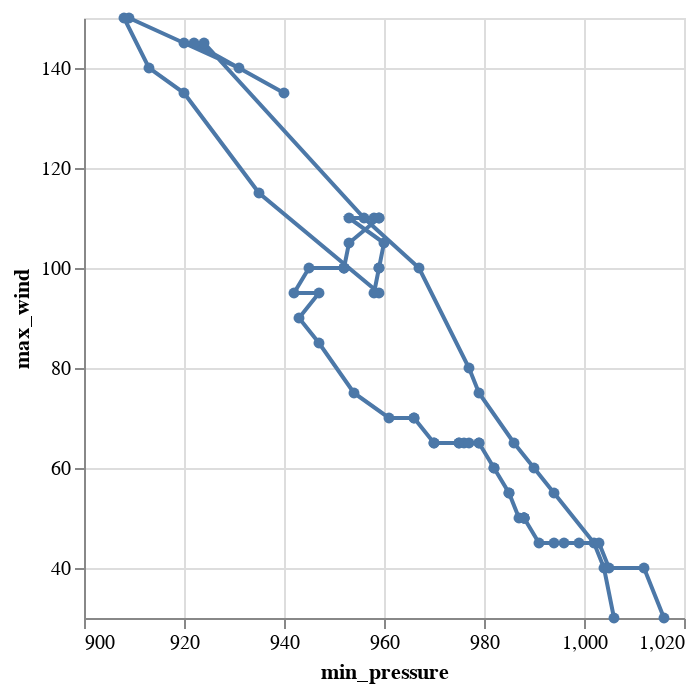

Source (notebook cell):
### Code cell
df_maria = df[(df['name'] == 'MARIA') & (df['year'] == '2017')]
alt.Chart(df_maria).mark_line(point=True).encode(
    alt.X('min_pressure', scale=alt.Scale(zero=False)),
    alt.Y('max_wind', scale=alt.Scale(zero=False)),
    order='datetime'   
)

### Figure 1 — Vega-Lite specification as saved in the notebook (floating-point values rounded to 4 significant figures)
{"config": {"view": {"continuousWidth": 300, "continuousHeight": 300}}, "data": {"name": "data-ee382d37ed9280a0e675f054f4a7bda7"}, "mark": {"type": "line", "point": true}, "encoding": {"order": {"field": "datetime", "type": "nominal"}, "x": {"field": "min_pressure", "scale": {"zero": false}, "type": "quantitative"}, "y": {"field": "max_wind", "scale": {"zero": false}, "type": "quantitative"}}, "$schema": "https://vega.github.io/schema/vega-lite/v5.20.1.json", "datasets": {"data-ee382d37ed9280a0e675f054f4a7bda7": [{"identifier": "AL152017", "name": "MARIA", "num_pts": 68, "record_id": null, "status": "TD", "latitude": 12.2, "longitude": -49.7, "max_wind": 30, "min_pressure": 1006, "datetime": "2017-09-16T12:00:00", "year": "2017", "month": "09"}, {"identifier": "AL152017", "name": "MARIA", "num_pts": 68, "record_id": null, "status": "TS", "latitude": 12.2, "longitude": -51.7, "max_wind": 40, "min_pressure": 1004, "datetime": "2017-09-16T18:00:00", "year": "2017", "month": "09"}, {"identifier": "AL152017", "name": "MARIA", "num_pts": 68, "record_id": null, "status": "TS", "latitude": 12.4, "longitude": -53.1, "max_wind": 45, "min_pressure": 1002, "datetime": "2017-09-17T00:00:00", "year": "2017", "month": "09"}, {"identifier": "AL152017", "name": "MARIA", "num_pts": 68, "record_id": null, "status": "TS", "latitude": 12.8, "longitude": -54.4, "max_wind": 55, "min_pressure": 994, "datetime": "2017-09-17T06:00:00", "year": "2017", "month": "09"}, {"identifier": "AL152017", "name": "MARIA", "num_pts": 68, "record_id": null, "status": "TS", "latitude": 13.3, "longitude": -55.7, "max_wind": 60, "min_pressure": 990, "datetime": "2017-09-17T12:00:00", "year": "2017", "month": "09"}, {"identifier": "AL152017", "name": "MARIA", "num_pts": 68, "record_id": null, "status": "HU", "latitude": 13.6, "longitude": -57.0, "max_wind": 65, "min_pressure": 986, "datetime": "2017-09-17T18:00:00", "year": "2017", "month": "09"}, {"identifier": "AL152017", "name": "MARIA", "num_pts": 68, "record_id": null, "status": "HU", "latitude": 14.0, "longitude": -58.0, "max_wind": 75, "min_pressure": 979, "datetime": "2017-09-18T00:00:00", "year": "2017", "month": "09"}, {"identifier": "AL152017", "name": "MARIA", "num_pts": 68, "record_id": null, "status": "HU", "latitude": 14.3, "longitude": -59.0, "max_wind": 80, "min_pressure": 977, "datetime": "2017-09-18T06:00:00", "year": "2017", "month": "09"}, {"identifier": "AL152017", "name": "MARIA", "num_pts": 68, "record_id": null, "status": "HU", "latitude": 14.5, "longitude": -59.7, "max_wind": 100, "min_pressure": 967, "datetime": "2017-09-18T12:00:00", "year": "2017", "month": "09"}, {"identifier": "AL152017", "name": "MARIA", "num_pts": 68, "record_id": null, "status": "HU", "latitude": 14.9, "longitude": -60.4, "max_wind": 110, "min_pressure": 956, "datetime": "2017-09-18T18:00:00", "year": "2017", "month": "09"}, {"identifier": "AL152017", "name": "MARIA", "num_pts": 68, "record_id": null, "status": "HU", "latitude": 15.3, "longitude": -61.1, "max_wind": 145, "min_pressure": 924, "datetime": "2017-09-19T00:00:00", "year": "2017", "month": "09"}, {"identifier": "AL152017", "name": "MARIA", "num_pts": 68, "record_id": "L", "status": "HU", "latitude": 15.4, "longitude": -61.3, "max_wind": 145, "min_pressure": 922, "datetime": "2017-09-19T01:15:00", "year": "2017", "month": "09"}, {"identifier": "AL152017", "name": "MARIA", "num_pts": 68, "record_id": null, "status": "HU", "latitude": 15.7, "longitude": -61.9, "max_wind": 135, "min_pressure": 940, "datetime": "2017-09-19T06:00:00", "year": "2017", "month": "09"}, {"identifier": "AL152017", "name": "MARIA", "num_pts": 68, "record_id": null, "status": "HU", "latitude": 16.1, "longitude": -62.7, "max_wind": 140, "min_pressure": 931, "datetime": "2017-09-19T12:00:00", "year": "2017", "month": "09"}, {"identifier": "AL152017", "name": "MARIA", "num_pts": 68, "record_id": null, "status": "HU", "latitude": 16.6, "longitude": -63.5, "max_wind": 145, "min_pressure": 920, "datetime": "2017-09-19T18:00:00", "year": "2017", "month": "09"}, {"identifier": "AL152017", "name": "MARIA", "num_pts": 68, "record_id": null, "status": "HU", "latitude": 17.0, "longitude": -64.3, "max_wind": 150, "min_pressure": 909, "datetime": "2017-09-20T00:00:00", "year": "2017", "month": "09"}, {"identifier": "AL152017", "name": "MARIA", "num_pts": 68, "record_id": "I", "status": "HU", "latitude": 17.3, "longitude": -64.7, "max_wind": 150, "min_pressure": 908, "datetime": "2017-09-20T03:00:00", "year": "2017", "month": "09"}, {"identifier": "AL152017", "name": "MARIA", "num_pts": 68, "record_id": null, "status": "HU", "latitude": 17.6, "longitude": -65.1, "max_wind": 140, "min_pressure": 913, "datetime": "2017-09-20T06:00:00", "year": "2017", "month": "09"}, {"identifier": "AL152017", "name": "MARIA", "num_pts": 68, "record_id": "L", "status": "HU", "latitude": 18.0, "longitude": -65.9, "max_wind": 135, "min_pressure": 920, "datetime": "2017-09-20T10:15:00", "year": "2017", "month": "09"}, {"identifier": "AL152017", "name": "MARIA", "num_pts": 68, "record_id": null, "status": "HU", "latitude": 18.2, "longitude": -66.2, "max_wind": 115, "min_pressure": 935, "datetime": "2017-09-20T12:00:00", "year": "2017", "month": "09"}, {"identifier": "AL152017", "name": "MARIA", "num_pts": 68, "record_id": null, "status": "HU", "latitude": 18.6, "longitude": -67.0, "max_wind": 95, "min_pressure": 959, "datetime": "2017-09-20T18:00:00", "year": "2017", "month": "09"}, {"identifier": "AL152017", "name": "MARIA", "num_pts": 68, "record_id": null, "status": "HU", "latitude": 19.0, "longitude": -67.6, "max_wind": 95, "min_pressure": 958, "datetime": "2017-09-21T00:00:00", "year": "2017", "month": "09"}, {"identifier": "AL152017", "name": "MARIA", "num_pts": 68, "record_id": null, "status": "HU", "latitude": 19.4, "longitude": -68.2, "max_wind": 100, "min_pressure": 959, "datetime": "2017-09-21T06:00:00", "year": "2017", "month": "09"}, {"identifier": "AL152017", "name": "MARIA", "num_pts": 68, "record_id": null, "status": "HU", "latitude": 19.9, "longitude": -68.8, "max_wind": 100, "min_pressure": 959, "datetime": "2017-09-21T12:00:00", "year": "2017", "month": "09"}, {"identifier": "AL152017", "name": "MARIA", "num_pts": 68, "record_id": null, "status": "HU", "latitude": 20.5, "longitude": -69.5, "max_wind": 105, "min_pressure": 960, "datetime": "2017-09-21T18:00:00", "year": "2017", "month": "09"}, {"identifier": "AL152017", "name": "MARIA", "num_pts": 68, "record_id": null, "status": "HU", "latitude": 20.8, "longitude": -70.0, "max_wind": 110, "min_pressure": 953, "datetime": "2017-09-22T00:00:00", "year": "2017", "month": "09"}, {"identifier": "AL152017", "name": "MARIA", "num_pts": 68, "record_id": null, "status": "HU", "latitude": 21.2, "longitude": -70.5, "max_wind": 110, "min_pressure": 959, "datetime": "2017-09-22T06:00:00", "year": "2017", "month": "09"}, {"identifier": "AL152017", "name": "MARIA", "num_pts": 68, "record_id": null, "status": "HU", "latitude": 21.9, "longitude": -70.9, "max_wind": 110, "min_pressure": 958, "datetime": "2017-09-22T12:00:00", "year": "2017", "month": "09"}, {"identifier": "AL152017", "name": "MARIA", "num_pts": 68, "record_id": null, "status": "HU", "latitude": 22.8, "longitude": -71.2, "max_wind": 110, "min_pressure": 959, "datetime": "2017-09-22T18:00:00", "year": "2017", "month": "09"}, {"identifier": "AL152017", "name": "MARIA", "num_pts": 68, "record_id": null, "status": "HU", "latitude": 23.7, "longitude": -71.6, "max_wind": 105, "min_pressure": 953, "datetime": "2017-09-23T00:00:00", "year": "2017", "month": "09"}, {"identifier": "AL152017", "name": "MARIA", "num_pts": 68, "record_id": null, "status": "HU", "latitude": 24.4, "longitude": -71.9, "max_wind": 100, "min_pressure": 952, "datetime": "2017-09-23T06:00:00", "year": "2017", "month": "09"}, {"identifier": "AL152017", "name": "MARIA", "num_pts": 68, "record_id": null, "status": "HU", "latitude": 25.1, "longitude": -72.1, "max_wind": 100, "min_pressure": 952, "datetime": "2017-09-23T12:00:00", "year": "2017", "month": "09"}, {"identifier": "AL152017", "name": "MARIA", "num_pts": 68, "record_id": null, "status": "HU", "latitude": 25.9, "longitude": -72.3, "max_wind": 100, "min_pressure": 952, "datetime": "2017-09-23T18:00:00", "year": "2017", "month": "09"}, {"identifier": "AL152017", "name": "MARIA", "num_pts": 68, "record_id": null, "status": "HU", "latitude": 26.6, "longitude": -72.4, "max_wind": 100, "min_pressure": 945, "datetime": "2017-09-24T00:00:00", "year": "2017", "month": "09"}, {"identifier": "AL152017", "name": "MARIA", "num_pts": 68, "record_id": null, "status": "HU", "latitude": 27.5, "longitude": -72.6, "max_wind": 95, "min_pressure": 942, "datetime": "2017-09-24T06:00:00", "year": "2017", "month": "09"}, {"identifier": "AL152017", "name": "MARIA", "num_pts": 68, "record_id": null, "status": "HU", "latitude": 28.4, "longitude": -72.8, "max_wind": 95, "min_pressure": 947, "datetime": "2017-09-24T12:00:00", "year": "2017", "month": "09"}, {"identifier": "AL152017", "name": "MARIA", "num_pts": 68, "record_id": null, "status": "HU", "latitude": 29.1, "longitude": -72.9, "max_wind": 90, "min_pressure": 943, "datetime": "2017-09-24T18:00:00", "year": "2017", "month": "09"}, {"identifier": "AL152017", "name": "MARIA", "num_pts": 68, "record_id": null, "status": "HU", "latitude": 29.7, "longitude": -72.9, "max_wind": 85, "min_pressure": 947, "datetime": "2017-09-25T00:00:00", "year": "2017", "month": "09"}, {"identifier": "AL152017", "name": "MARIA", "num_pts": 68, "record_id": null, "status": "HU", "latitude": 30.3, "longitude": -72.9, "max_wind": 75, "min_pressure": 954, "datetime": "2017-09-25T06:00:00", "year": "2017", "month": "09"}, {"identifier": "AL152017", "name": "MARIA", "num_pts": 68, "record_id": null, "status": "HU", "latitude": 30.8, "longitude": -73.0, "max_wind": 70, "min_pressure": 961, "datetime": "2017-09-25T12:00:00", "year": "2017", "month": "09"}, {"identifier": "AL152017", "name": "MARIA", "num_pts": 68, "record_id": null, "status": "HU", "latitude": 31.4, "longitude": -73.1, "max_wind": 70, "min_pressure": 966, "datetime": "2017-09-25T18:00:00", "year": "2017", "month": "09"}, {"identifier": "AL152017", "name": "MARIA", "num_pts": 68, "record_id": null, "status": "HU", "latitude": 32.0, "longitude": -73.1, "max_wind": 70, "min_pressure": 966, "datetime": "2017-09-26T00:00:00", "year": "2017", "month": "09"}, {"identifier": "AL152017", "name": "MARIA", "num_pts": 68, "record_id": null, "status": "HU", "latitude": 32.6, "longitude": -73.1, "max_wind": 65, "min_pressure": 970, "datetime": "2017-09-26T06:00:00", "year": "2017", "month": "09"}, {"identifier": "AL152017", "name": "MARIA", "num_pts": 68, "record_id": null, "status": "HU", "latitude": 33.3, "longitude": -73.1, "max_wind": 65, "min_pressure": 970, "datetime": "2017-09-26T12:00:00", "year": "2017", "month": "09"}, {"identifier": "AL152017", "name": "MARIA", "num_pts": 68, "record_id": null, "status": "HU", "latitude": 33.9, "longitude": -73.1, "max_wind": 65, "min_pressure": 975, "datetime": "2017-09-26T18:00:00", "year": "2017", "month": "09"}, {"identifier": "AL152017", "name": "MARIA", "num_pts": 68, "record_id": null, "status": "HU", "latitude": 34.4, "longitude": -73.0, "max_wind": 65, "min_pressure": 975, "datetime": "2017-09-27T00:00:00", "year": "2017", "month": "09"}, {"identifier": "AL152017", "name": "MARIA", "num_pts": 68, "record_id": null, "status": "HU", "latitude": 34.9, "longitude": -72.9, "max_wind": 65, "min_pressure": 976, "datetime": "2017-09-27T06:00:00", "year": "2017", "month": "09"}, {"identifier": "AL152017", "name": "MARIA", "num_pts": 68, "record_id": null, "status": "HU", "latitude": 35.4, "longitude": -72.8, "max_wind": 65, "min_pressure": 977, "datetime": "2017-09-27T12:00:00", "year": "2017", "month": "09"}, {"identifier": "AL152017", "name": "MARIA", "num_pts": 68, "record_id": null, "status": "HU", "latitude": 36.0, "longitude": -72.6, "max_wind": 65, "min_pressure": 979, "datetime": "2017-09-27T18:00:00", "year": "2017", "month": "09"}, {"identifier": "AL152017", "name": "MARIA", "num_pts": 68, "record_id": null, "status": "HU", "latitude": 36.6, "longitude": -72.2, "max_wind": 65, "min_pressure": 979, "datetime": "2017-09-28T00:00:00", "year": "2017", "month": "09"}, {"identifier": "AL152017", "name": "MARIA", "num_pts": 68, "record_id": null, "status": "TS", "latitude": 36.7, "longitude": -71.3, "max_wind": 60, "min_pressure": 982, "datetime": "2017-09-28T06:00:00", "year": "2017", "month": "09"}, {"identifier": "AL152017", "name": "MARIA", "num_pts": 68, "record_id": null, "status": "TS", "latitude": 36.8, "longitude": -70.0, "max_wind": 60, "min_pressure": 982, "datetime": "2017-09-28T12:00:00", "year": "2017", "month": "09"}, {"identifier": "AL152017", "name": "MARIA", "num_pts": 68, "record_id": null, "status": "TS", "latitude": 36.8, "longitude": -68.6, "max_wind": 55, "min_pressure": 985, "datetime": "2017-09-28T18:00:00", "year": "2017", "month": "09"}, {"identifier": "AL152017", "name": "MARIA", "num_pts": 68, "record_id": null, "status": "TS", "latitude": 36.9, "longitude": -66.8, "max_wind": 55, "min_pressure": 985, "datetime": "2017-09-29T00:00:00", "year": "2017", "month": "09"}, {"identifier": "AL152017", "name": "MARIA", "num_pts": 68, "record_id": null, "status": "TS", "latitude": 37.0, "longitude": -64.6, "max_wind": 50, "min_pressure": 987, "datetime": "2017-09-29T06:00:00", "year": "2017", "month": "09"}, {"identifier": "AL152017", "name": "MARIA", "num_pts": 68, "record_id": null, "status": "TS", "latitude": 37.0, "longitude": -62.0, "max_wind": 50, "min_pressure": 988, "datetime": "2017-09-29T12:00:00", "year": "2017", "month": "09"}, {"identifier": "AL152017", "name": "MARIA", "num_pts": 68, "record_id": null, "status": "TS", "latitude": 37.4, "longitude": -59.0, "max_wind": 50, "min_pressure": 988, "datetime": "2017-09-29T18:00:00", "year": "2017", "month": "09"}, {"identifier": "AL152017", "name": "MARIA", "num_pts": 68, "record_id": null, "status": "TS", "latitude": 38.1, "longitude": -55.6, "max_wind": 50, "min_pressure": 988, "datetime": "2017-09-30T00:00:00", "year": "2017", "month": "09"}, {"identifier": "AL152017", "name": "MARIA", "num_pts": 68, "record_id": null, "status": "TS", "latitude": 39.1, "longitude": -52.2, "max_wind": 50, "min_pressure": 988, "datetime": "2017-09-30T06:00:00", "year": "2017", "month": "09"}, {"identifier": "AL152017", "name": "MARIA", "num_pts": 68, "record_id": null, "status": "TS", "latitude": 40.0, "longitude": -48.8, "max_wind": 50, "min_pressure": 988, "datetime": "2017-09-30T12:00:00", "year": "2017", "month": "09"}, {"identifier": "AL152017", "name": "MARIA", "num_pts": 68, "record_id": null, "status": "EX", "latitude": 41.2, "longitude": -45.6, "max_wind": 45, "min_pressure": 991, "datetime": "2017-09-30T18:00:00", "year": "2017", "month": "09"}, {"identifier": "AL152017", "name": "MARIA", "num_pts": 68, "record_id": null, "status": "EX", "latitude": 42.2, "longitude": -42.6, "max_wind": 45, "min_pressure": 994, "datetime": "2017-10-01T00:00:00", "year": "2017", "month": "10"}, {"identifier": "AL152017", "name": "MARIA", "num_pts": 68, "record_id": null, "status": "EX", "latitude": 43.4, "longitude": -39.4, "max_wind": 45, "min_pressure": 996, "datetime": "2017-10-01T06:00:00", "year": "2017", "month": "10"}, {"identifier": "AL152017", "name": "MARIA", "num_pts": 68, "record_id": null, "status": "EX", "latitude": 44.9, "longitude": -35.5, "max_wind": 45, "min_pressure": 999, "datetime": "2017-10-01T12:00:00", "year": "2017", "month": "10"}, {"identifier": "AL152017", "name": "MARIA", "num_pts": 68, "record_id": null, "status": "EX", "latitude": 46.5, "longitude": -31.0, "max_wind": 45, "min_pressure": 1003, "datetime": "2017-10-01T18:00:00", "year": "2017", "month": "10"}, {"identifier": "AL152017", "name": "MARIA", "num_pts": 68, "record_id": null, "status": "EX", "latitude": 47.5, "longitude": -26.5, "max_wind": 40, "min_pressure": 1005, "datetime": "2017-10-02T00:00:00", "year": "2017", "month": "10"}, {"identifier": "AL152017", "name": "MARIA", "num_pts": 68, "record_id": null, "status": "EX", "latitude": 48.0, "longitude": -22.0, "max_wind": 40, "min_pressure": 1012, "datetime": "2017-10-02T06:00:00", "year": "2017", "month": "10"}, {"identifier": "AL152017", "name": "MARIA", "num_pts": 68, "record_id": null, "status": "EX", "latitude": 48.0, "longitude": -17.0, "max_wind": 30, "min_pressure": 1016, "datetime": "2017-10-02T12:00:00", "year": "2017", "month": "10"}]}}
